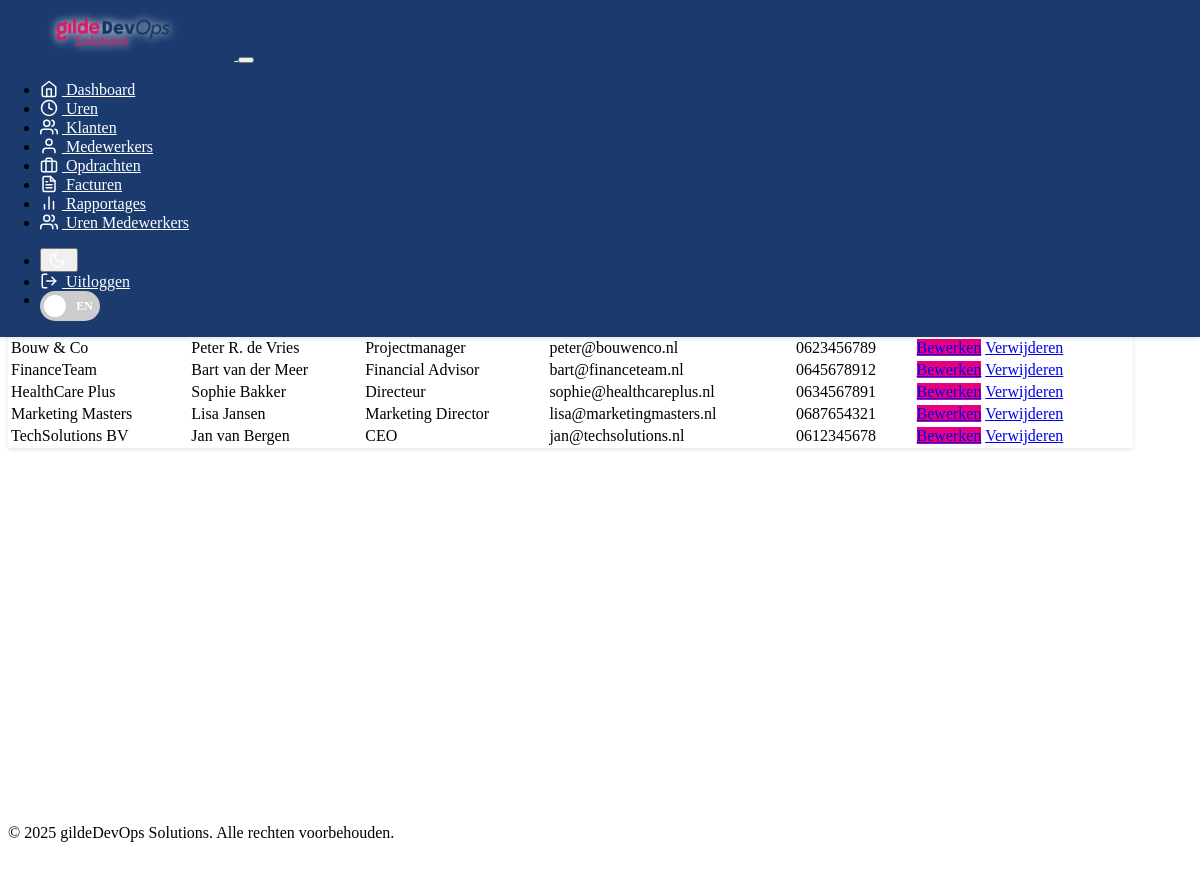
Page /klanten (signed in) on the earlier database version.
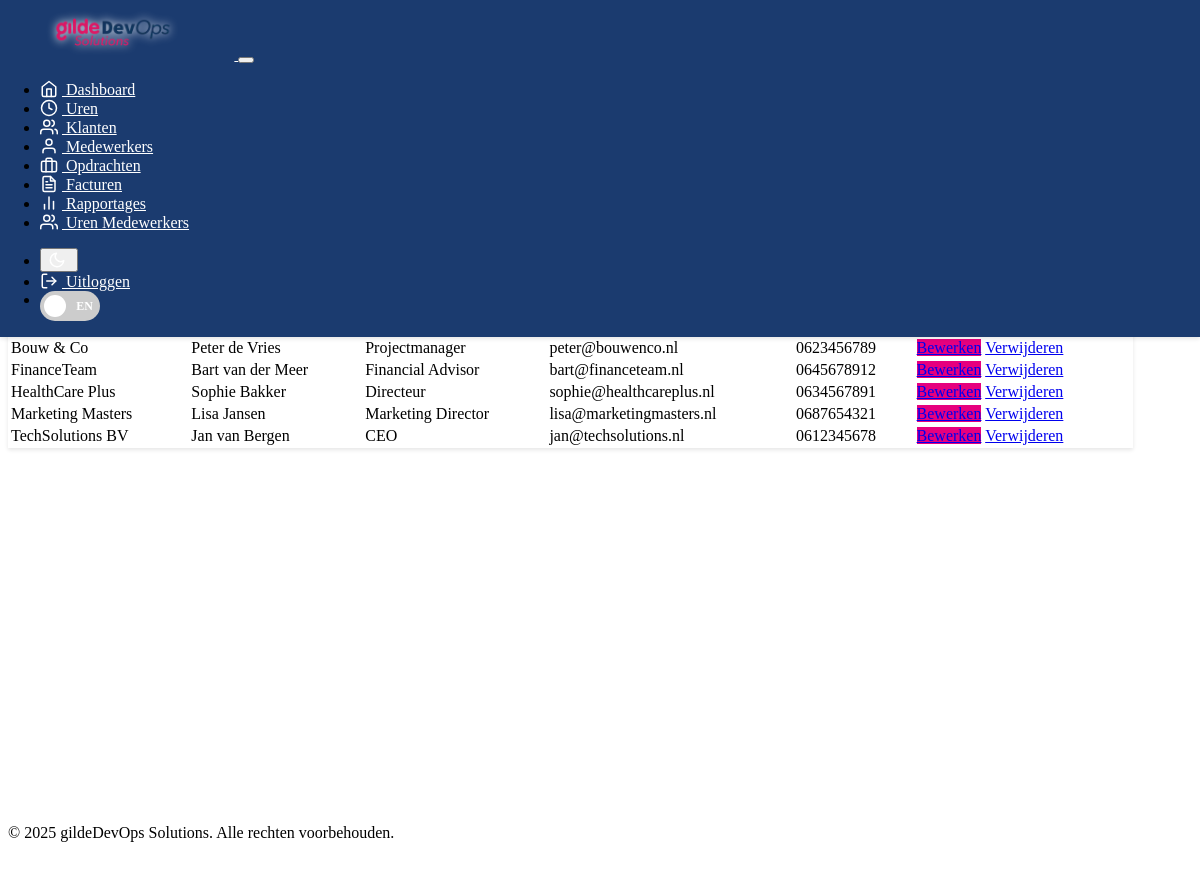
Same page on the later database version.
### models.py (models this page shows, shortened)
class Klant(db.Model):
    __tablename__ = 'klant'
    id = db.Column(db.Integer, primary_key=True)
    bedrijfsnaam = db.Column(db.String(100), nullable=False)
    voornaam = db.Column(db.String(50), nullable=False)
    tussenvoegsel = db.Column(db.String(20))
    achternaam = db.Column(db.String(50), nullable=False)
    functie = db.Column(db.String(100))
    email = db.Column(db.String(120), unique=True, nullable=False)
    telefoonnummer = db.Column(db.String(20))
    adres = db.Column(db.String(200))
    postcode = db.Column(db.String(10))
    plaats = db.Column(db.String(100))
    land = db.Column(db.String(100), default='Nederland')
    btw_nummer = db.Column(db.String(50))
    kvk_nummer = db.Column(db.String(50))
    status = db.Column(db.String(50), default='actief')  # actief, inactief, prospect
    created_at = db.Column(db.DateTime, default=datetime.utcnow)
    opdrachten = db.relationship('Opdracht', backref='klant', lazy=True)
    facturen = db.relationship('Factuur', backref='klant', lazy=True)
    __table_args__ = (
        Index('idx_klant_email', 'email'),
        Index('idx_klant_naam', 'bedrijfsnaam', 'achternaam'),
        Index('idx_klant_status', 'status'),
    )

### routes.py (the view, shortened to what this page needs)
@app.route('/klanten')
@login_required
def klanten():
    search = request.args.get('search', '')
    query = Klant.query
    klanten = query.order_by(Klant.bedrijfsnaam).all()
    return render_template('klanten.html', klanten=klanten, search=search)

### app.py (called while the page is built)
    @app.context_processor
    def inject_role_enum():
        return {'RoleEnum': RoleEnum}

### models.py (called while the page is built)
    def has_role(self, role_name):
        if self.role:
            return self.role.name == role_name
        return False

### routes.py (called while the page is built)
@login_manager.user_loader
def load_user(user_id):
    return User.query.get(int(user_id))

### templates/klanten.html (shortened to what this page needs)
{% extends "base.html" %}
{% block content %}
<div class="row">
    <div class="col-md-12">
        <div class="card">
            <div class="card-header">
                <div class="d-flex justify-content-between align-items-center">
                    <h5 class="mb-0" data-translate="Klanten Overzicht">Klanten Overzicht</h5>
                    {% if not export_mode %}
                    <div class="d-flex gap-2">
                        <div class="dropdown">
                            <button class="btn btn-secondary dropdown-toggle" type="button" data-bs-toggle="dropdown">
                            </button>
                            <ul class="dropdown-menu">
                                <li><a class="dropdown-item" href="{{ url_for('export_data', entity='klanten', format='pdf') }}">
                                </a></li>
                                <li><a class="dropdown-item" href="{{ url_for('export_data', entity='klanten', format='excel') }}">
                                </a></li>
                                <li><a class="dropdown-item" href="{{ url_for('export_data', entity='klanten', format='csv') }}">
                                </a></li>
                            </ul>
                        </div>
                        <a href="{{ url_for('add_klant') }}" class="btn btn-primary">
                        </a>
                    </div>
                    {% endif %}
                </div>
            </div>
            <div class="card-body">
                {% if not export_mode %}
                <form class="mb-4" method="GET">
                    <div class="input-group">
                        <button class="btn btn-outline-secondary" type="submit" data-translate="Zoeken">Zoeken</button>
                    </div>
                </form>
                {% endif %}
                <div class="table-responsive">
                    <table class="table">
                        <thead>
                            <tr>
                                <th data-translate="Bedrijfsnaam">Bedrijfsnaam</th>
                                <th data-translate="Naam">Naam</th>
                                <th data-translate="Functie">Functie</th>
                                <th data-translate="Email">Email</th>
                                <th data-translate="Telefoon">Telefoon</th>
                            </tr>
                        </thead>
                        <tbody>
                            {% for klant in klanten %}
                            <tr>
                                <td>{{ klant.bedrijfsnaam }}</td>
                                <td>
                                    {{ klant.voornaam }}
                                    {% if klant.tussenvoegsel %}
                                        {{ klant.tussenvoegsel }}
                                    {% endif %}
                                    {{ klant.achternaam }}
                                </td>
                                <td>{{ klant.functie or '-' }}</td>
                                <td>{{ klant.email }}</td>
                                <td>{{ klant.telefoonnummer or '-' }}</td>
                                <td class="text-end">
                                    <a href="{{ url_for('edit_klant', id=klant.id) }}" class="btn btn-sm btn-primary">
                                    </a>
                                    <a href="{{ url_for('delete_klant', id=klant.id) }}" class="btn btn-sm btn-danger"
                                       onclick="return confirm('Weet je zeker dat je deze klant wilt verwijderen?')">
                                    </a>
                                </td>
                            </tr>
                            {% endfor %}
                        </tbody>
                    </table>
                </div>
            </div>
        </div>
    </div>
</div>
{% endblock %}

Differences in the rows shown:
changed Klant "Bouw & Co": tussenvoegsel "R. de" → "de"
